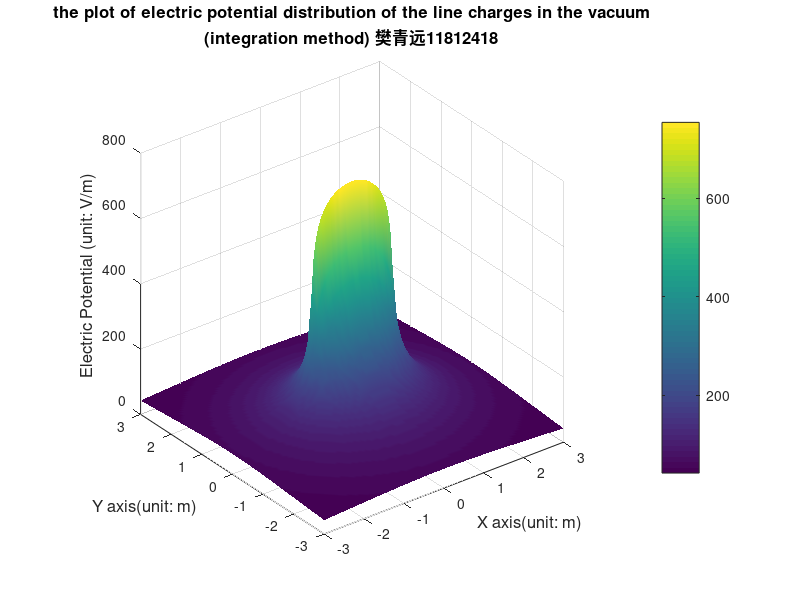
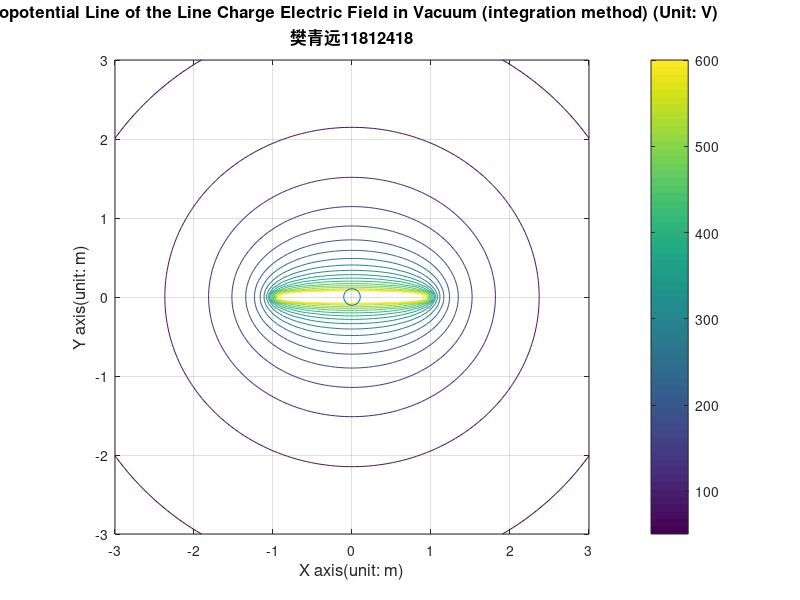
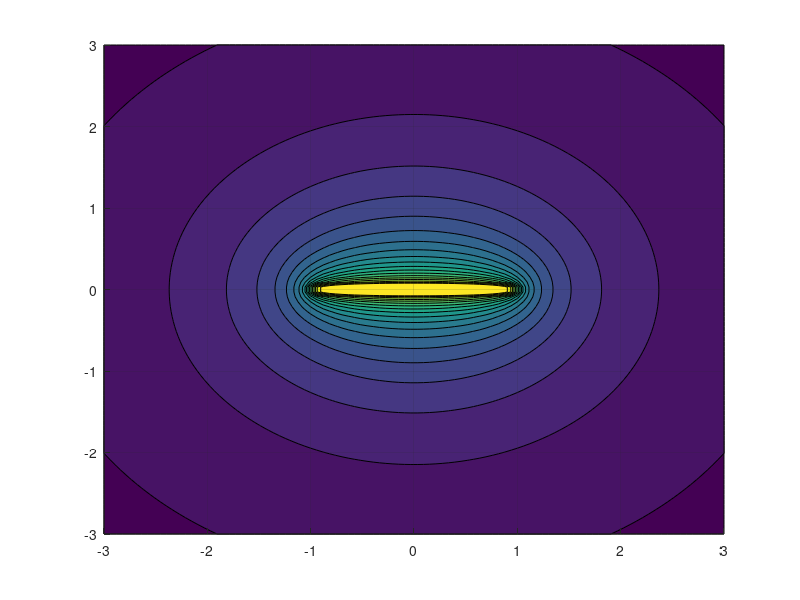

Here is the MATLAB script that generated these plots, in order: (Note: this script raises an error after producing the figures.)
tic;
clear;% clear all variables in memory
clc;% Clear the contents of the command window
%% define
k=9e9; % set electrostatic constant
xm=3;% Set the range of the field in x direction
ym=3;% Set the range of the field in y direction
segments=100; %set the segment
EF_density=10e-9;
L_length=2;
tiles=100;
Q=(L_length/segments)*EF_density;

x=linspace(-xm,xm,tiles);% evenly divide the x axis into 100 segments
y=linspace(-ym,ym,tiles);% evenly divide the y axis into 100 segments
[X,Y]=meshgrid(x,y);  % To form the coordinates of each point in the field.
sumV=zeros(tiles,tiles);
xcl = linspace(-xm,xm,tiles);
ycl = linspace(-xm,xm,tiles);

for xc = 1:tiles
    for yc = 1:tiles
% calculate the electric potential point by point
        sumV(yc,xc) = k*EF_density*log((1-x(xc)+sqrt((1-x(xc)).^2+y(yc).^2))./(-1-x(xc)+sqrt((-1-x(xc)).^2+ycl(yc).^2)));
    end
end
toc;

%% part1

figure1 = figure;%define figure
surf(X,Y,sumV);
shading interp; %disable the grid
colormap default; %set the colour map
hold on;
title({'the plot of electric potential distribution of the line charges in the vacuum';'(integration method) 樊青远11812418'}, 'fontsize',12);
pbaspect([1 1 1]);
xlabel('X axis(unit: m)','fontsize',12);% label the x axis
ylabel('Y axis(unit: m)','fontsize',12);% label the y axis
zlabel('Electric Potential (unit: V/m)','fontsize',12); %label the z axis
colorbar;
saveas(figure1,'../fig/A1.jpg');

%% part2

Tmax=max(max(sumV)); %find the maximum potential value
Tmin=min(min(sumV)); %find the maximum potential value
Vmin=20; % set the minimum potential value for a family of equipotential lines
Vmax=600; % set the maxmium potential value for a family of equipotential lines
Veq=linspace(Vmin,Vmax,20); % set the potential for 10 equipotential lines
figure1 = figure;%define figure
contour(X,Y,sumV,Veq);  % plot 10 equipotential lines
grid on;  % form a grid  % hold the plot
hold on;
plot(0,0,'o', 'MarkerSize',12) % plot a charge at the origin
title({'Isopotential Line of the Line Charge Electric Field in Vacuum (integration method) (Unit: V)';'樊青远11812418'}, 'fontsize',12);
pbaspect([1 1 1]);
xlabel('X axis(unit: m)','fontsize',12);% label the x axis
ylabel('Y axis(unit: m)','fontsize',12);% label the y axis
colorbar;
hold off;
saveas(figure1,'../fig/A2.jpg');

%% part3
[Ex,Ey]=gradient(-sumV); % Calculation of two components of Electric Field intensity at each Point in the Field
del_theta=10; % Set the angle difference between adjacent field lines;
theta=(0:del_theta:360).*pi/180; % express the angle into radian
% difine the start of the electric field line
x1=-1;
y1=0;
x2=1;
y2=0;
xs = -1.2:0.15:1.2;
L = length(xs);
ys = 0.15 .* ones(L,1);
xs2 = -1.2:0.2:1.2;
L = length(xs2);
ys2 = -0.15 .* ones(L,1);

figure1 = figure;%define figure
hold on   % hold the plot
grid on;
contourf(X,Y,sumV,Veq);   % plot 100 equipotential lines
h=streamline(X,Y,Ex,Ey,xs,ys); % generate the field lines?
set(h,'linewidth',2,'color',[1 1 1]);
h=streamline(X,Y,Ex,Ey,xs2,ys2); % generate the field lines?
set(h,'linewidth',2,'color',[1 1 1]);

plot(0,0,'o', 'MarkerSize',12) % plot the point charge at the origin
title({' Isopotential Line and Power Line of the Line Charge Electric Field in vacuum';...
    '(integration method) Unit: V';'樊青远11812418'} , 'fontsize',12);
pbaspect([1 1 1]);
xlabel('X axis(unit: m)','fontsize',12);% label the x axis
ylabel('Y axis(unit: m)','fontsize',12);% label the y axis
colorbar;
%xlim([-0.03 0.03]); % set the limit of axis
%ylim([-0.03 0.03]); % set the limit of axis
saveas(figure1,'../fig/A3.jpg');

%% part4
E=sqrt(Ex.^2+Ey.^2); % calculate the magnitude of electric field magnitude at each point.
Ex=Ex./E;
Ey=Ey./E;   % normalize the magnitude of the electric field
figure1 = figure;%define figure
hold on
index1 = 5 : 5 : 95;
index2 = index1;
p1 = X(index1, index2); p2 = Y(index1, index2);
% scaling of electric field lines: unit length
p3 = Ex(index1, index2)./(E(index1,index2));
p4 = Ey(index1, index2)./(E(index1,index2));
% no scaling of electric field lines
%  p3 = Ex(index1, index2); p4 = Ey(index1, index2);
contourf(X,Y,sumV,Veq);% plot the equipotential lines
h = quiver(p1,p2,p3,p4,'autoscalefactor',0.5);
set(h,'color',[1 1 1],'linewidth',1.2)

pbaspect([1 1 1]);
title({'Equipotential lines and electric field lines of'; 'the Line Charge Electric Field in vacuum';...
    '(integration method) Unit: V';'樊青远11812418'} , 'fontsize',12);
xlabel('X axis(unit: m)','fontsize',12);% label the x axis
ylabel('Y axis(unit: m)','fontsize',12);% label the y axis
colorbar; %enable colour bar
saveas(figure1,'../fig/A4.jpg');

%% Saving MAT
sumV_integration = sumV;
save('../var/sumV_integration.mat','sumV_integration');


